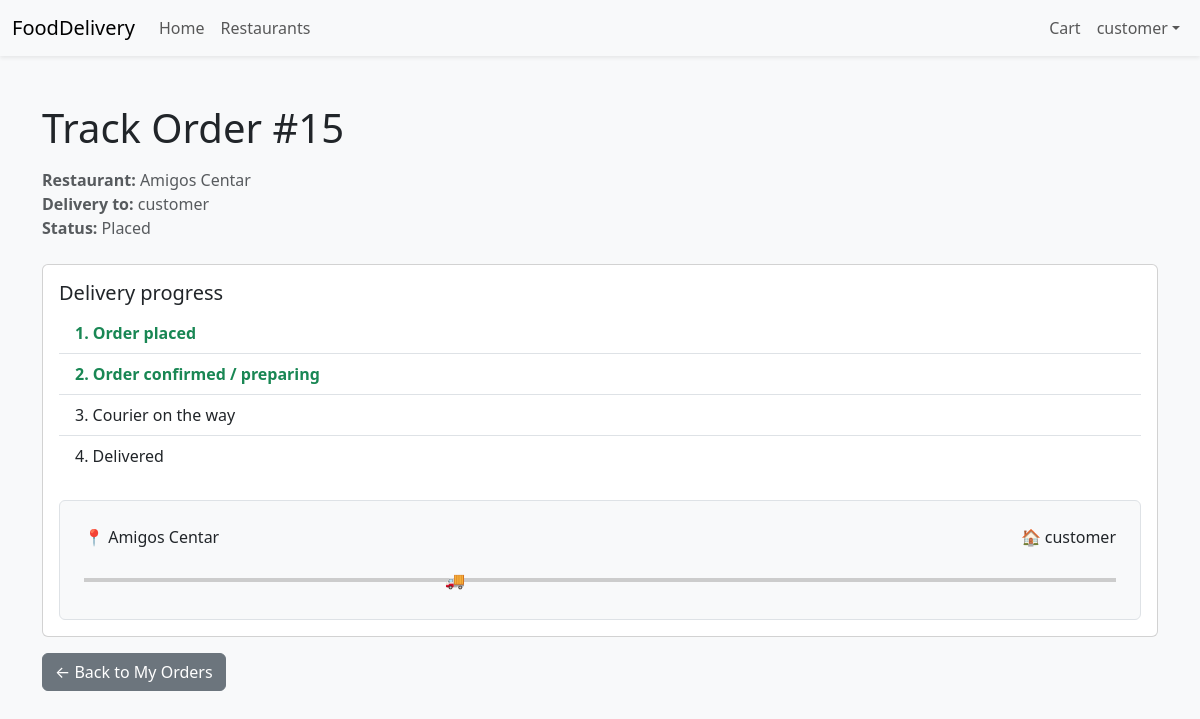
/orders/track/15/ (signed in), run on the app's committed database.
### accounts/models.py (models this page shows, shortened)
class User(AbstractUser):
    ROLE_CUSTOMER = 'customer'
    ROLE_COURIER = 'courier'
    ROLE_OWNER = 'owner'
    ROLE_ADMIN = 'admin'
    ROLE_CHOICES: list[tuple[str, str]] = [
        (ROLE_CUSTOMER, 'Customer'),
        (ROLE_COURIER, 'Courier'),
        (ROLE_OWNER, 'Owner'),
        (ROLE_ADMIN, 'Administrator'),
    ]
    role = models.CharField(
        max_length=20,
        choices=ROLE_CHOICES,
        default=ROLE_CUSTOMER,
        help_text='Designates the role of the user in the platform.'
    )
    def is_courier(self) -> bool:
        return self.role == self.ROLE_COURIER
    def is_owner(self) -> bool:
        return self.role == self.ROLE_OWNER
    def is_admin(self) -> bool:
        return self.role == self.ROLE_ADMIN or self.is_superuser

### orders/models.py (models this page shows, shortened)
class Order(models.Model):
    STATUS_PLACED = "placed" # moja promena
    STATUS_ACCEPTED = "accepted"
    STATUS_PENDING = 'pending'
    STATUS_CONFIRMED = 'confirmed'
    STATUS_PICKED_UP = 'picked_up'
    STATUS_CANCELED = 'canceled'
    STATUS_DELIVERED = 'delivered'
    STATUS_CHOICES: list[tuple[str, str]] = [
        (STATUS_PLACED, "Placed"), # moja promena
        (STATUS_ACCEPTED, "Accepted"),
        (STATUS_PENDING, 'Pending'),
        (STATUS_CONFIRMED, 'Confirmed'),
        (STATUS_PICKED_UP, 'Picked up'),
        (STATUS_DELIVERED, 'Delivered'),
        (STATUS_CANCELED, 'Canceled'),
    ]
    user = models.ForeignKey(
        settings.AUTH_USER_MODEL,
        on_delete=models.CASCADE,
        related_name='orders',
        help_text='The customer who placed the order',
    )
    restaurant = models.ForeignKey(
        Restaurant,
        on_delete=models.CASCADE,
        related_name='orders',
        help_text='Restaurant that will fulfil the order',
    )
    courier = models.ForeignKey(
        settings.AUTH_USER_MODEL,
        on_delete=models.SET_NULL,
        related_name='deliveries',
        null=True,
        blank=True,
        help_text='Courier assigned to deliver the order',
    )
    status = models.CharField(
        max_length=20,
        choices=STATUS_CHOICES,
        default=STATUS_PLACED, #moja promena
        help_text='Current status of the order',
    )
    subtotal = models.DecimalField(
        max_digits=10,
        decimal_places=2,
        default=Decimal('0.00'),
        help_text='Sum of line totals before delivery fees',
    )
    delivery_fee = models.DecimalField(
        max_digits=10,
        decimal_places=2,
        default=Decimal('0.00'),
        help_text='Delivery fee applied to the order',
    )
    total = models.DecimalField(
        max_digits=10,
        decimal_places=2,
        default=Decimal('0.00'),
        help_text='Grand total including fees',
    )
    created_at = models.DateTimeField(auto_now_add=True)
    updated_at = models.DateTimeField(auto_now=True)
    class Meta:
        ordering = ['-created_at']

### restaurants/models.py (models this page shows, shortened)
class Restaurant(models.Model):
    name = models.CharField(max_length=255)
    description = models.TextField(blank=True)
    address = models.CharField(max_length=255, blank=True)
    image = models.ImageField(upload_to='restaurants/', blank=True, null=True)
    image_url = models.URLField(blank=True)   # added
    open_hours = models.CharField(max_length=255, blank=True)
    category = models.CharField(max_length=100, blank=True)
    is_open = models.BooleanField(default=True)
    owner = models.ForeignKey(
        settings.AUTH_USER_MODEL,
        on_delete=models.CASCADE,
        related_name='owned_restaurants',
        help_text='The owner of this restaurant',
    )
    created_at = models.DateTimeField(auto_now_add=True)
    updated_at = models.DateTimeField(auto_now=True)
    class Meta:
        ordering = ['name']

### orders/views.py (the view)
# urls.py: path('track/<int:order_id>/', OrderTrackingView.as_view(), name='track_order'),
class OrderTrackingView(LoginRequiredMixin, View):
    template_name = 'orders/order_tracking.html'
    def get(self, request: HttpRequest, order_id: int) -> HttpResponse:
        order = get_object_or_404(Order, pk=order_id, user=request.user)
        status = order.status
        if status == Order.STATUS_PENDING:
            current_step = 0          # нарачката чека одобрување
        elif status in [Order.STATUS_PLACED, Order.STATUS_CONFIRMED]:
            current_step = 1          # нарачката е примена/потврдена
        elif status in [Order.STATUS_ACCEPTED, Order.STATUS_PICKED_UP]:
            current_step = 2          # курирот ја прифатил / ја подигнал
        else:  # STATUS_DELIVERED или било што после тоа
            current_step = 3          # нарачката е доставена
        context = {
            "order": order,
            "current_step": current_step,
            "from_label": order.restaurant.name,
            "to_label": order.user.get_full_name() or order.user.username,
        }
        return render(request, self.template_name, context)

### core/context_processors.py (called while the page is built)
def stripe_public_key(request):
    return {
        'STRIPE_PUBLIC_KEY': getattr(settings, 'STRIPE_PUBLIC_KEY', '')
    }

### templates/orders/order_tracking.html (shortened to what this page needs)
{% extends 'base.html' %}
{% block content %}
<div class="container my-4">
  <h1 class="mb-3">Track Order #{{ order.id }}</h1>
  <p class="text-muted">
    <strong>Restaurant:</strong> {{ from_label }}<br>
    <strong>Delivery to:</strong> {{ to_label }}<br>
    <strong>Status:</strong> {{ order.get_status_display|default:order.status }}
  </p>
  <div class="card mt-4">
    <div class="card-body">
      <h5 class="card-title">Delivery progress</h5>
      <ul class="list-group list-group-flush">
        <li class="list-group-item {% if current_step >= 0 %}fw-bold text-success{% endif %}">
          1. Order placed
        </li>
        <li class="list-group-item {% if current_step >= 1 %}fw-bold text-success{% endif %}">
          2. Order confirmed / preparing
        </li>
        <li class="list-group-item {% if current_step >= 2 %}fw-bold text-success{% endif %}">
          3. Courier on the way
        </li>
        <li class="list-group-item {% if current_step >= 3 %}fw-bold text-success{% endif %}">
          4. Delivered
        </li>
      </ul>
      <div class="mt-4 p-4 bg-light border rounded">
        <div class="d-flex justify-content-between">
          <div>📍 {{ from_label }}</div>
          <div>🏠 {{ to_label }}</div>
        </div>
        <div class="mt-3 position-relative" style="height: 30px;">
          <div class="position-absolute top-50 start-0 end-0 translate-middle-y"
               style="height: 4px; background-color: #ccc;"></div>
          {% if current_step == 0 %}
            <div class="position-absolute top-50 translate-middle-y" style="left: 10%;">🚚</div>
          {% elif current_step == 1 %}
            <div class="position-absolute top-50 translate-middle-y" style="left: 35%;">🚚</div>
          {% elif current_step == 2 %}
            <div class="position-absolute top-50 translate-middle-y" style="left: 65%;">🚚</div>
          {% else %}
            <div class="position-absolute top-50 translate-middle-y" style="left: 90%;">🚚</div>
          {% endif %}
        </div>
      </div>
    </div>
  </div>
  <a href="{% url 'orders:my_orders' %}" class="btn btn-secondary mt-3">
    ← Back to My Orders
  </a>
</div>
{% endblock %}

### templates/base.html (shortened to what this page needs)
{% load static %}
<!DOCTYPE html>
<html lang="en">
<head>
  <link href="https://cdn.jsdelivr.net/npm/bootstrap@5.3.2/dist/css/bootstrap.min.css" rel="stylesheet">
  <link rel="stylesheet" href="{% static 'css/styles.css' %}">
  <link rel="stylesheet" href="https://cdn.jsdelivr.net/npm/bootstrap-icons@1.10.5/font/bootstrap-icons.css">
</head>
<body>
<nav class="navbar navbar-expand-lg navbar-light bg-light shadow-sm">
  <div class="container-fluid">
    <a class="navbar-brand" href="{% url 'home' %}">FoodDelivery</a>
    <div class="collapse navbar-collapse" id="navbarSupportedContent">
      <ul class="navbar-nav me-auto mb-2 mb-lg-0">
        <li class="nav-item"><a class="nav-link" href="{% url 'home' %}">Home</a></li>
        <li class="nav-item"><a class="nav-link" href="{% url 'restaurants:list' %}">Restaurants</a></li>
      </ul>
      <ul class="navbar-nav mb-2 mb-lg-0">
        {% if user.is_authenticated %}
          <li class="nav-item"><a class="nav-link" href="{% url 'orders:cart' %}">Cart</a></li>
          <li class="nav-item dropdown">
            <a class="nav-link dropdown-toggle" href="#" id="userMenu" role="button" data-bs-toggle="dropdown"
               aria-expanded="false">{{ user.get_full_name|default:user.username }}</a>
          </li>
        {% else %}
          <li class="nav-item"><a class="nav-link" href="{% url 'accounts:login' %}">Login</a></li>
          <li class="nav-item"><a class="nav-link" href="{% url 'accounts:register' %}">Register</a></li>
        {% endif %}
      </ul>
    </div>
  </div>
</nav>
<main class="py-4">
  {% block content %}{% endblock %}
</main>
</body>
</html>

### static/css/styles.css (style rules this page uses)
body { background-color: #f8f9fa; }
main { min-height: 80vh; }

### data on the page
User: get_full_name "customer", username "customer"
Order: id "15", status "Placed"
Restaurant: name "Amigos Centar"
